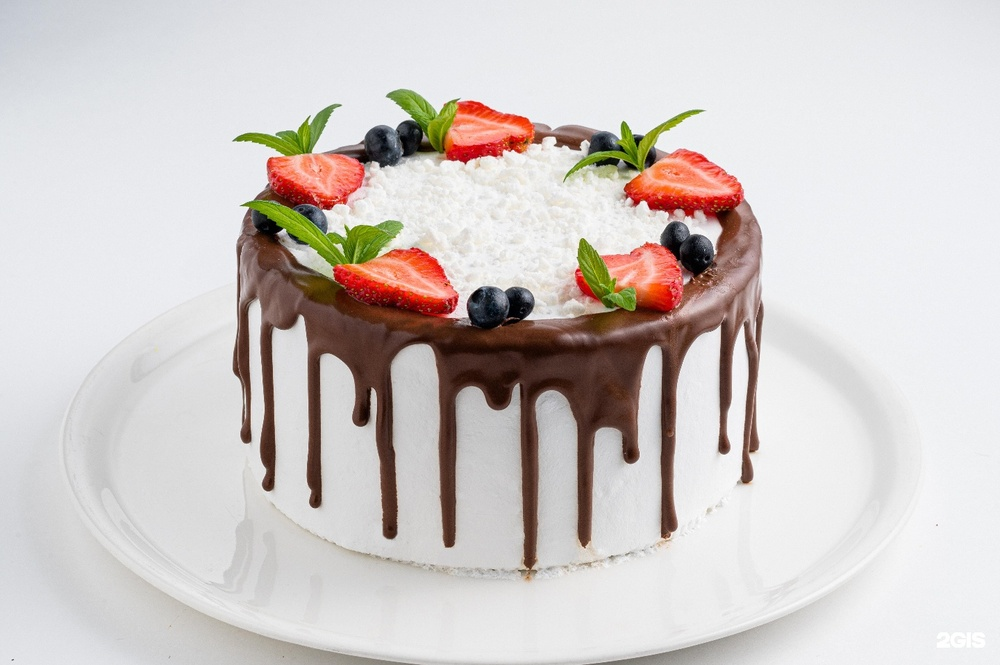
#> input picture tort.jpg, 1000 x 665 px, shrunk from 1440 x 958 before the run
$ python lab5.py
#> lines starting #> are read from the running program, lines starting #| are printed output that depends on the picture; after the words box and inside, x2 and y2 are one past the last pixel; in counts of white or black regions, pixels touching at a corner belong together
#> further down, image is the input picture: shape (665, 1000, 3); mean B, G, R 200.1, 202.6, 209.5
# -*- coding: utf-8 -*-
"""
Created on Tue Nov 19 00:31:53 2024

@author: Owl
"""

import matplotlib.pyplot as plt
import cv2 as cv
import numpy as np
from matplotlib import colors
from matplotlib.colors import hsv_to_rgb


def segment_image(image):

    # Convert the image into HSV
    hsv_image = cv.cvtColor(image, cv.COLOR_RGB2HSV)
#> hsv_image: shape (665, 1000, 3); mean H, S, V 63.2, 26, 212

    # Set the blue range
    #360 гр hue не уместилось в байт, поэтому в opencv hue/2
    lower_magenta = (40, 70, 10)
    upper_magenta = (150, 255, 30)

    # Apply the blue mask
    mask = cv.inRange(hsv_image, lower_magenta, upper_magenta)
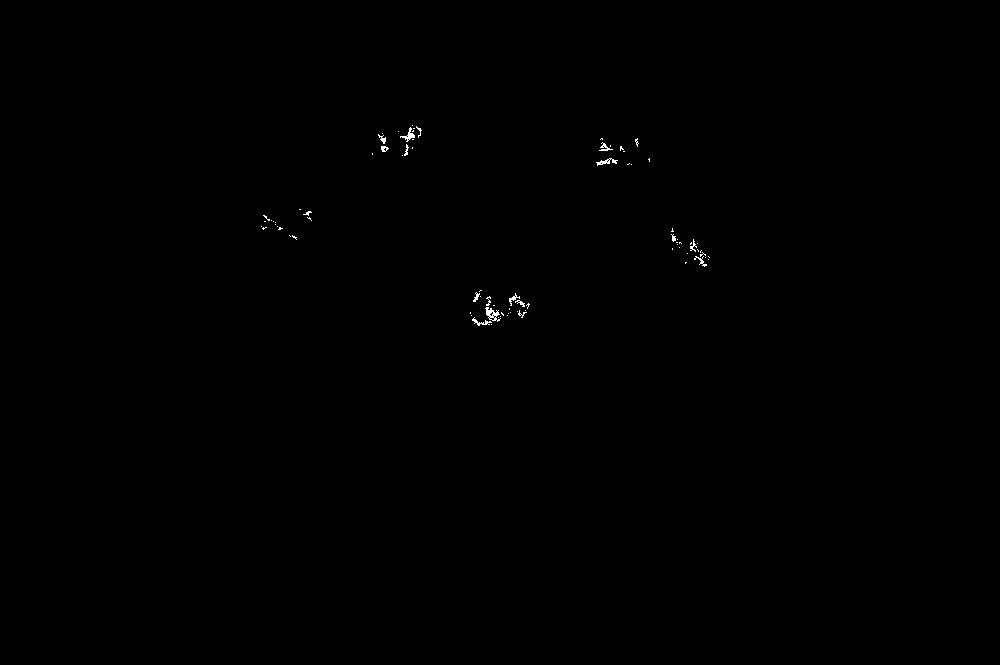
#> mask: shape (665, 1000); 0.14% white in thin lines or dots, all inside (x1, y1, x2, y2) = (261, 125, 710, 326)

    plt.imshow(mask)
    plt.show()

    # Set a white range
    light_white = (60, 20, 0)
    dark_white = (120, 255, 255)

    # Apply the white mask
    mask_white = cv.inRange(hsv_image, light_white, dark_white)
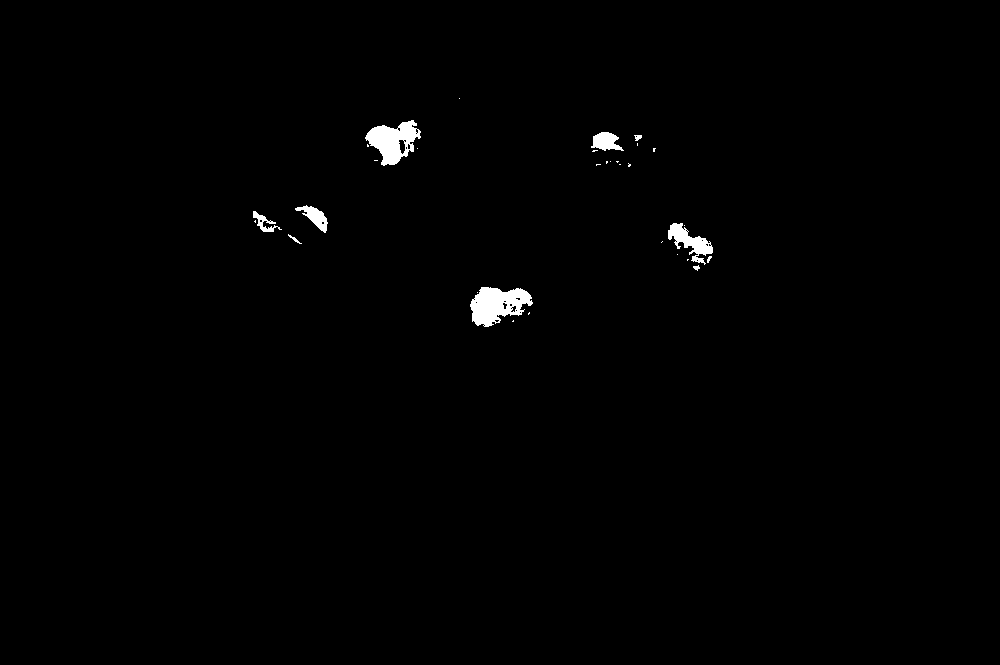
#> mask_white: shape (665, 1000); 0.74% white; 31 white regions (21 under 20 px), largest, box (x1, y1, x2, y2) and area: (470, 287, 533, 327) 1593, (365, 120, 421, 166) 1403, (668, 223, 713, 265) 758

    plt.imshow(mask_white)
    plt.show()

    # Combine the two masks
    final_mask = mask + mask_white
    result = cv.bitwise_and(image, image, mask=final_mask)

    # Clean up the segmentation using a blur
    blur = cv.GaussianBlur(result, (5, 5), 0)
    return result


image = cv.imread('./tort.jpg')
image_rgb = cv.cvtColor(image, cv.COLOR_BGR2RGB)
plt.imshow(image_rgb)
plt.show()


result = segment_image(image_rgb)

plt.figure(figsize=(15,20))
plt.subplot(1, 2, 1)
plt.imshow(image_rgb)
plt.subplot(1, 2, 2)
#result = cv.cvtColor(result, cv.COLOR_HSV2RGB)
plt.imshow(result)
plt.show()
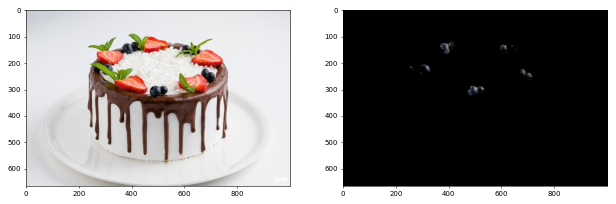
#> figure drawn by matplotlib, 2 panels
